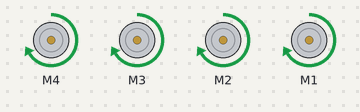
The sketch below on a simulated Arduino Uno, built with avr-gcc and run on an emulated ATmega328P. Parts: 4 × DC motor (green arrow = forward, orange = backward, longer = faster).

Above: at 0.1 s.
At 2.65 s:
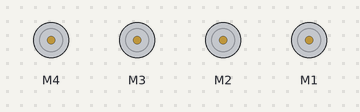
Timing chart, 0 to 3.0 s (numbered marks = the images above):
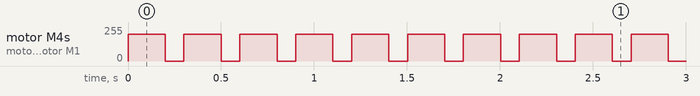

The sketch:

DC_Motor_Code.ino
```cpp
#include <AFMotor.h>

AF_DCMotor motor(4);
AF_DCMotor motor1(3);
AF_DCMotor motor2(2);
AF_DCMotor motor3(1);

void setup() {
  // put your setup code here, to run once:

}

void loop() {
  // put your main code here, to run repeatedly:
  motor.setSpeed(200);
  motor1.setSpeed(200);
  motor2.setSpeed(200);
  motor3.setSpeed(200);
  motor.run(FORWARD);
  motor1.run(FORWARD);
  motor2.run(FORWARD);
  motor3.run(FORWARD);
  delay(200);
  motor.run(RELEASE);
  motor1.run(RELEASE);
  motor2.run(RELEASE);
  motor3.run(RELEASE);
  delay(100);
}
```

Measured:
- by itself, motor M4, motor M3, motor M2, motor M1: alternates forward 200/255 for 0.20 s and stopped for 0.10 s
